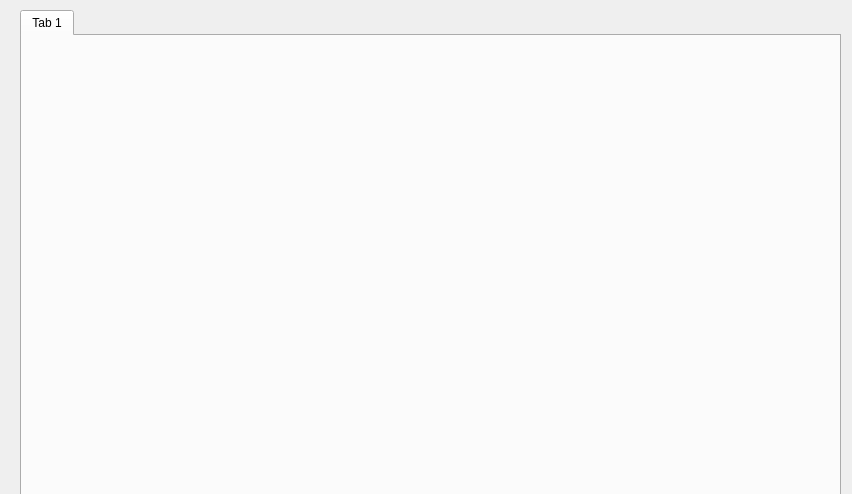
<ui version="4.0" >
 <class>testguitieClass</class>
 <widget class="QMainWindow" name="testguitieClass" >
  <property name="geometry" >
   <rect>
    <x>0</x>
    <y>0</y>
    <width>852</width>
    <height>494</height>
   </rect>
  </property>
  <property name="windowTitle" >
   <string>testguitie</string>
  </property>
  <property name="accessibleName" >
   <string>testguitieClass</string>
  </property>
  <widget class="QWidget" name="centralWidget" >
   <property name="accessibleName" >
    <string>centralWidget</string>
   </property>
   <widget class="QTabWidget" name="tabWidget" >
    <property name="geometry" >
     <rect>
      <x>20</x>
      <y>10</y>
      <width>821</width>
      <height>981</height>
     </rect>
    </property>
    <property name="currentIndex" >
     <number>0</number>
    </property>
    <widget class="QWidget" name="tab" >
     <attribute name="title" >
      <string>Tab 1</string>
     </attribute>
    </widget>
   </widget>
  </widget>
 </widget>
 <layoutdefault spacing="6" margin="11" />
 <resources/>
 <connections/>
</ui>
